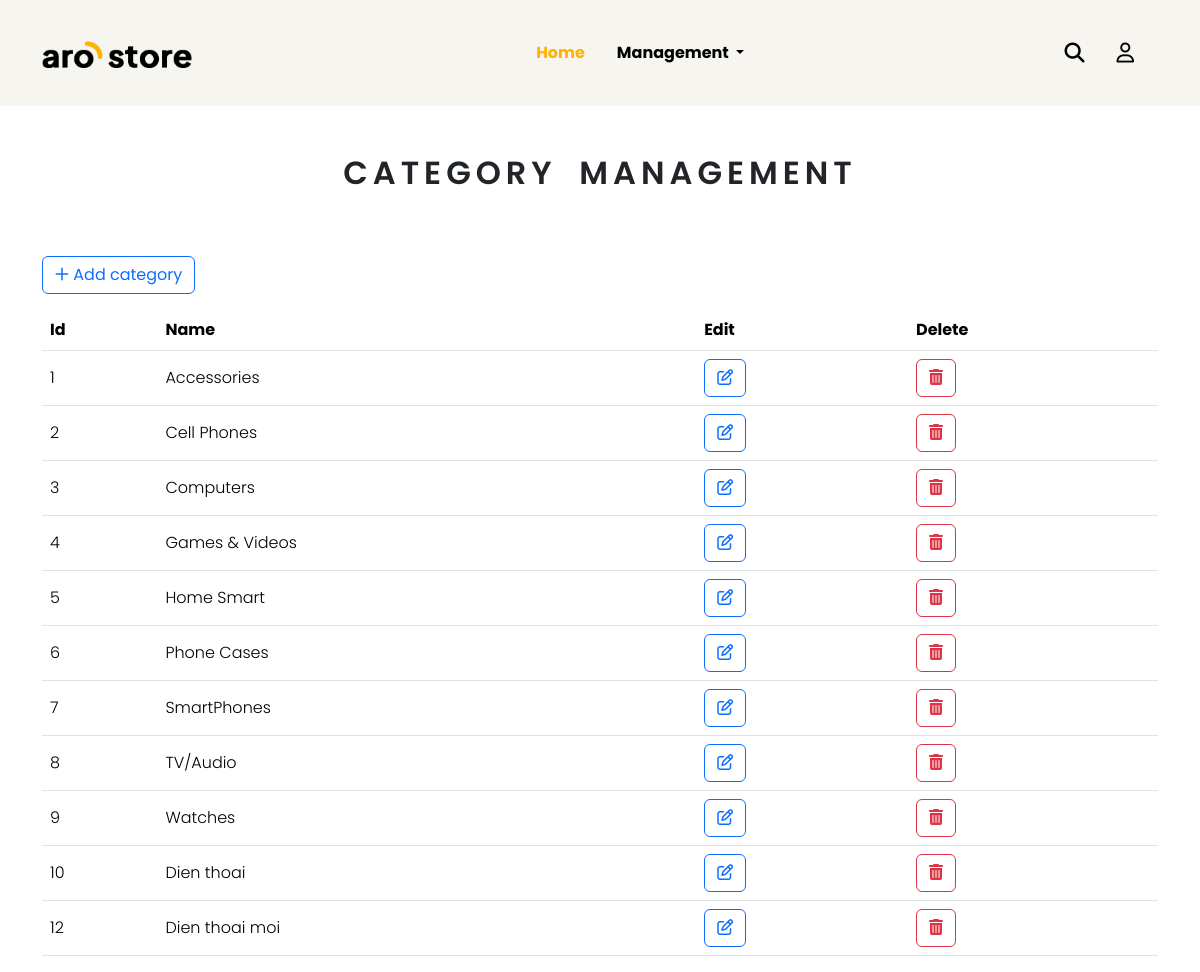
The app's page /admin/categories/manage_category.php with its own data.
### tables this page shows
CREATE TABLE IF NOT EXISTS `categories` (
  `category_id` int NOT NULL AUTO_INCREMENT,
  `name` varchar(255) NOT NULL,
  PRIMARY KEY (`category_id`)
);

### app/models/Template.php (called while the page is built, shortened)
<?php
    class Template{
        public function render($view, $data=[]){
            extract($data);
            include BASE_URL . 'app/view/'. $view .'.php';
            return ob_get_clean();
        }
    }

### admin/categories/manage_category.php (called while the page is built, shortened)
<?php
require_once "../../config/database.php";
$template = new Template();
$categoryModel = new Category();
$categories = $categoryModel->getAllCategory();
$data = ["title"=>"Categories Management",
        "slot" => $template->render("blocks/manage/category_management", ["categories"=>$categories])];

### app/models/Category.php (called while the page is built, shortened)
<?php
    class Category extends Database{
        public function getAllCategory(){
            $sql = parent::$connection->prepare("SELECT * FROM categories;");
            return parent::select($sql);
        }
    }

### app/models/Database.php (called while the page is built, shortened)
<?php
    class Database{
        public function select($sql){
            $sql->execute();
            $item = $sql->get_result()->fetch_all(MYSQLI_ASSOC);
            return $item;
        }
    }

### app/view/blocks/manage/category_management.php (the view, shortened to what this page needs)
<div class="container">
    <h2 class="my-5 title-center">Category management</h2>
    <a href="create.php" class="btn btn-outline-primary my-3"><i class="fa-regular fa-plus"></i>  Add category</a>
    <table class="table table-hover ">
        <thead>
            <th>Id</th>
            <th>Name</th>
            <th>Edit</th>
            <th>Delete</th>
        </thead>
        <tbody>
            <?php
            foreach($categories as $category):
            ?>
            <tr>
                <td><?php echo $category["category_id"] ?></td>
                <td><?php echo $category["name"] ?></td>
                <td>
                    <form action="edit.php" method="post">
                        <button type="submit" class="btn btn-outline-primary" name="category_id" value="<?php echo $category["category_id"] ?>" ><i class="fa-regular fa-pen-to-square"></i></button>
                    </form>
                </td>
                <td>
                <form action="destroy.php" method="post" onsubmit="return confirm('Ban co muon xoa?')" >
                        <button type="submit" class="btn btn-outline-danger" name="category_id" value="<?php echo $category["category_id"] ?>" ><i class="fa-solid fa-trash-can"></i></button>
                    </form>
                </td>
            </tr>
            <?php endforeach ?>
        </tbody>
    </table>
</div>

### public/css/style.css (style rules this page uses)
* { box-sizing: border-box; margin: 0; }
a { text-decoration: none; }
:root { --font-family-base: 'Plus Jakarta Sans', sans-serif; --theme-color: #ffb300; --color-black: #000; --color-white: #fff; --theme-header: #f7f5ef; --color-tag-sale: #2a27e9; --circle-with: 40px; --circle-height: 40px; }
body { font-family: var(--font-family-base); font-weight: 700; }

### public/css/admin.css (style rules this page uses)
* { margin: 0; box-sizing: border-box; }
table thead tr th { font-weight: 700; vertical-align: middle; }
table tbody tr td { font-weight: 300; vertical-align: middle; }
.title-center { text-align: center; font-weight: 600; letter-spacing: 5px; word-spacing: 10px; text-transform: uppercase; }

### public/css/login.css (style rules this page uses)
* { margin: 0; padding: 0; box-sizing: border-box; }
:root { --theme-color: #ffb300; --color-black: #000; --color-white: #fff; --theme-header: #f7f5ef; --color-tag-sale: #2a27e9; --circle-with: 40px; --circle-height: 40px; }

### public/css/range.css (style rules this page uses)
* { margin: 0; padding: 0; box-sizing: border-box; font-family: 'Poppins', sans-serif; }

### records on screen
categories: category_id "1", name "Accessories"
categories: category_id "2", name "Cell Phones"
categories: category_id "3", name "Computers"
categories: category_id "4", name "Games & Videos"
categories: category_id "5", name "Home Smart"
categories: category_id "6", name "Phone Cases"
categories: category_id "7", name "SmartPhones"
categories: category_id "8", name "TV/Audio"
categories: category_id "9", name "Watches"
categories: category_id "10", name "Dien thoai"
categories: category_id "12", name "Dien thoai moi"
